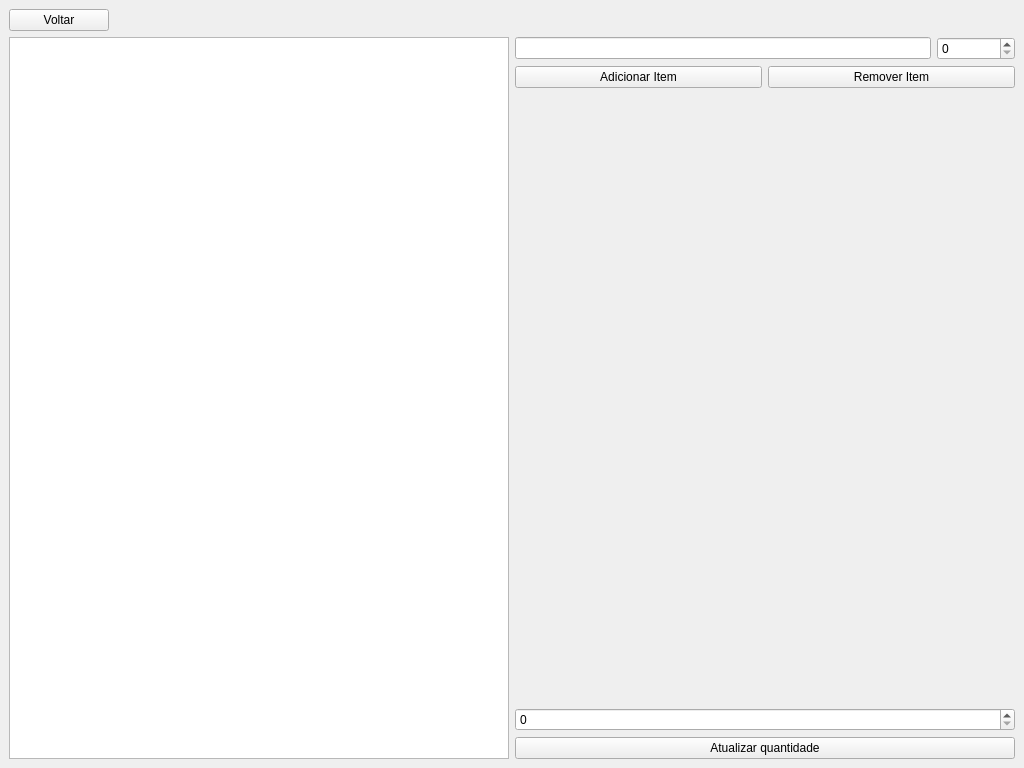
<?xml version="1.0" encoding="UTF-8"?>
<ui version="4.0">
 <class>estoque</class>
 <widget class="QMainWindow" name="estoque">
  <property name="geometry">
   <rect>
    <x>0</x>
    <y>0</y>
    <width>1024</width>
    <height>768</height>
   </rect>
  </property>
  <property name="minimumSize">
   <size>
    <width>1024</width>
    <height>768</height>
   </size>
  </property>
  <property name="windowTitle">
   <string>Estoque</string>
  </property>
  <widget class="QWidget" name="centralwidget">
   <layout class="QGridLayout" name="gridLayout">
    <item row="5" column="1">
     <layout class="QVBoxLayout" name="verticalLayout_6">
      <item>
       <widget class="QSpinBox" name="spinBox_2">
        <property name="styleSheet">
         <string notr="true">font: 10pt &quot;Georgia&quot;;</string>
        </property>
        <property name="maximum">
         <number>1000</number>
        </property>
       </widget>
      </item>
      <item>
       <widget class="QPushButton" name="pushButton">
        <property name="styleSheet">
         <string notr="true">font: 10pt &quot;Georgia&quot;;</string>
        </property>
        <property name="text">
         <string>Atualizar quantidade</string>
        </property>
       </widget>
      </item>
     </layout>
    </item>
    <item row="3" column="0" rowspan="3">
     <widget class="QTableView" name="estoque_table">
      <property name="styleSheet">
       <string notr="true">font: 10pt &quot;Georgia&quot;;</string>
      </property>
     </widget>
    </item>
    <item row="0" column="0">
     <widget class="QPushButton" name="b_voltar">
      <property name="maximumSize">
       <size>
        <width>100</width>
        <height>16777215</height>
       </size>
      </property>
      <property name="styleSheet">
       <string notr="true">font: 10pt &quot;Georgia&quot;;</string>
      </property>
      <property name="text">
       <string>Voltar</string>
      </property>
     </widget>
    </item>
    <item row="3" column="1">
     <layout class="QVBoxLayout" name="verticalLayout_5">
      <item>
       <layout class="QHBoxLayout" name="horizontalLayout_3">
        <item>
         <widget class="QLineEdit" name="lineEdit">
          <property name="styleSheet">
           <string notr="true">font: 10pt &quot;Georgia&quot;;</string>
          </property>
         </widget>
        </item>
        <item>
         <widget class="QSpinBox" name="spinBox">
          <property name="enabled">
           <bool>true</bool>
          </property>
          <property name="minimumSize">
           <size>
            <width>78</width>
            <height>0</height>
           </size>
          </property>
          <property name="maximumSize">
           <size>
            <width>100</width>
            <height>16777215</height>
           </size>
          </property>
          <property name="styleSheet">
           <string notr="true">font: 10pt &quot;Georgia&quot;;</string>
          </property>
          <property name="maximum">
           <number>1000</number>
          </property>
         </widget>
        </item>
       </layout>
      </item>
      <item>
       <layout class="QHBoxLayout" name="horizontalLayout_4">
        <item>
         <widget class="QPushButton" name="b_adicionar">
          <property name="styleSheet">
           <string notr="true">font: 10pt &quot;Georgia&quot;;</string>
          </property>
          <property name="text">
           <string>Adicionar Item</string>
          </property>
         </widget>
        </item>
        <item>
         <widget class="QPushButton" name="b_remover">
          <property name="styleSheet">
           <string notr="true">font: 10pt &quot;Georgia&quot;;</string>
          </property>
          <property name="text">
           <string>Remover Item</string>
          </property>
         </widget>
        </item>
       </layout>
      </item>
     </layout>
    </item>
    <item row="4" column="1">
     <layout class="QVBoxLayout" name="verticalLayout"/>
    </item>
   </layout>
  </widget>
  <widget class="QMenuBar" name="menubar">
   <property name="geometry">
    <rect>
     <x>0</x>
     <y>0</y>
     <width>1024</width>
     <height>25</height>
    </rect>
   </property>
  </widget>
 </widget>
 <tabstops>
  <tabstop>b_voltar</tabstop>
  <tabstop>lineEdit</tabstop>
  <tabstop>spinBox</tabstop>
  <tabstop>b_adicionar</tabstop>
  <tabstop>b_remover</tabstop>
  <tabstop>spinBox_2</tabstop>
  <tabstop>pushButton</tabstop>
  <tabstop>estoque_table</tabstop>
 </tabstops>
 <resources/>
 <connections>
  <connection>
   <sender>b_voltar</sender>
   <signal>clicked()</signal>
   <receiver>estoque</receiver>
   <slot>close()</slot>
   <hints>
    <hint type="sourcelabel">
     <x>79</x>
     <y>42</y>
    </hint>
    <hint type="destinationlabel">
     <x>425</x>
     <y>124</y>
    </hint>
   </hints>
  </connection>
 </connections>
</ui>
